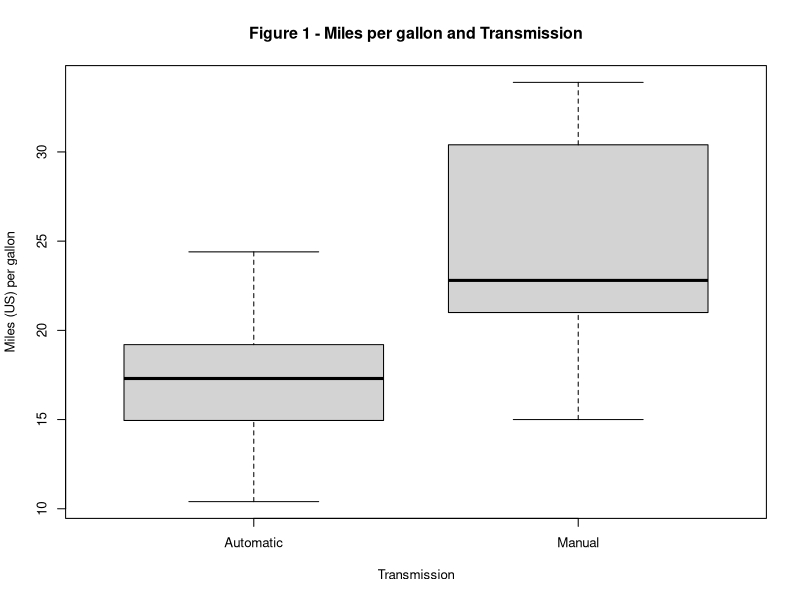
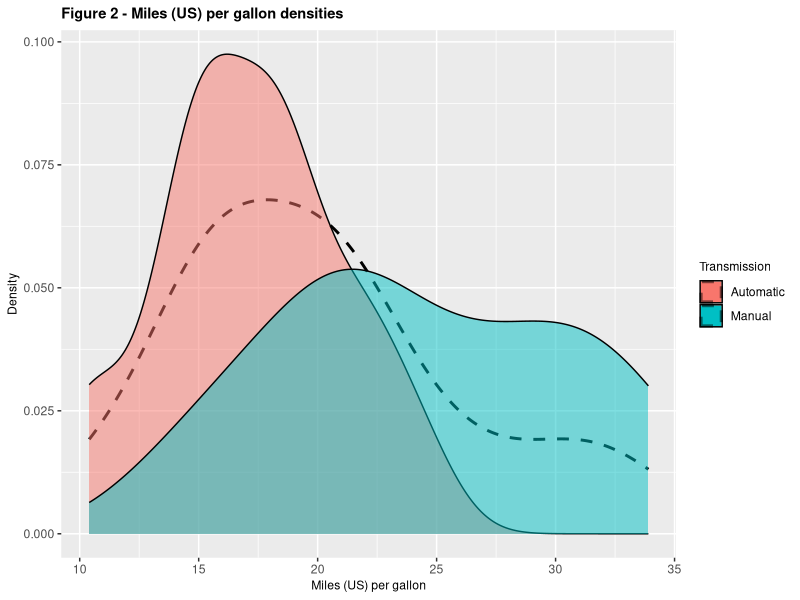
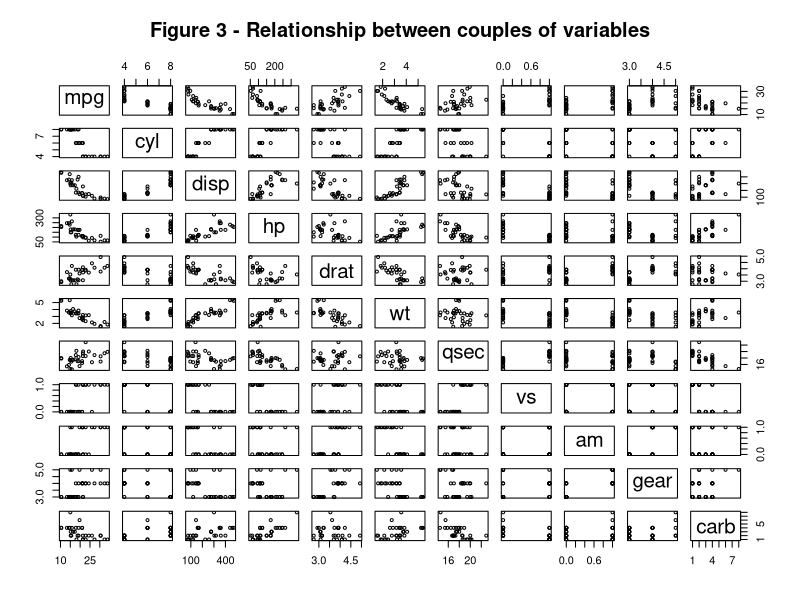

These charts were generated, in order, by the following R code:
## ---- chunk 1
t.test(mtcars$mpg[mtcars$am == 0], mtcars$mpg[mtcars$am == 1])
## ---- chunk 2
par(cex=0.8)
boxplot(mpg ~ as.factor(c("Automatic","Manual")[mtcars$am+1]), data=mtcars,
        ylab="Miles (US) per gallon", xlab="Transmission",
        main="Figure 1 - Miles per gallon and Transmission")
## ---- chunk 3
library(ggplot2)
mtcars$Transmission <- as.factor(c("Automatic","Manual")[mtcars$am+1])
g <- ggplot(data=mtcars, aes(mpg))
g <- g + geom_density(linetype="dashed", size=1)
g <- g + geom_density(aes(fill=Transmission), alpha=0.5)
g <- g + labs(fill="Transmission") + xlab("Miles (US) per gallon") + ylab("Density")
g <- g + ggtitle("Figure 2 - Miles (US) per gallon densities")
g <- g + theme(title = element_text(size=rel(0.8)), plot.title=element_text(face="bold"))
g
mtcars$Transmission <- c()
## ---- chunk 4
pairs(mtcars, cex=0.6, main="Figure 3 - Relationship between couples of variables")
